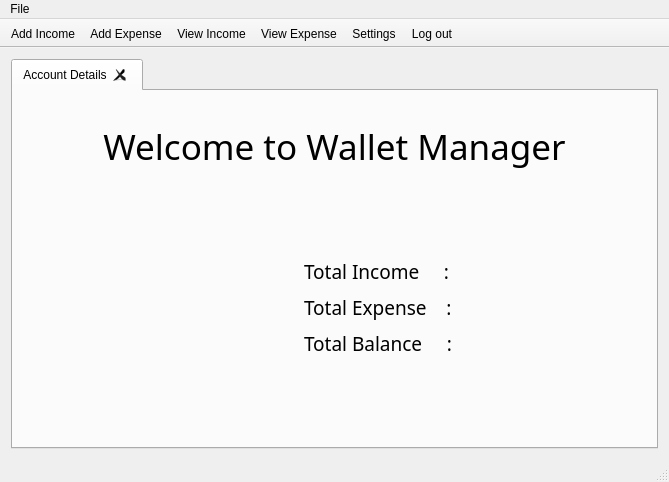
<?xml version="1.0" encoding="UTF-8"?>
<ui version="4.0">
 <class>MainWindow</class>
 <widget class="QMainWindow" name="MainWindow">
  <property name="geometry">
   <rect>
    <x>0</x>
    <y>0</y>
    <width>669</width>
    <height>482</height>
   </rect>
  </property>
  <property name="windowTitle">
   <string>Wallet Manager</string>
  </property>
  <property name="windowIcon">
   <iconset resource="images.qrc">
    <normaloff>:/images/other/get-money.png</normaloff>:/images/other/get-money.png</iconset>
  </property>
  <widget class="QWidget" name="centralWidget">
   <layout class="QGridLayout" name="gridLayout_4">
    <item row="0" column="0">
     <widget class="QTabWidget" name="tabWidget">
      <property name="enabled">
       <bool>true</bool>
      </property>
      <property name="currentIndex">
       <number>0</number>
      </property>
      <property name="tabsClosable">
       <bool>true</bool>
      </property>
      <widget class="QWidget" name="tab">
       <attribute name="title">
        <string>Account Details</string>
       </attribute>
       <layout class="QGridLayout" name="gridLayout">
        <item row="6" column="1">
         <spacer name="verticalSpacer">
          <property name="orientation">
           <enum>Qt::Vertical</enum>
          </property>
          <property name="sizeHint" stdset="0">
           <size>
            <width>20</width>
            <height>61</height>
           </size>
          </property>
         </spacer>
        </item>
        <item row="4" column="1" rowspan="2">
         <layout class="QGridLayout" name="gridLayout_2">
          <property name="leftMargin">
           <number>0</number>
          </property>
          <property name="rightMargin">
           <number>100</number>
          </property>
          <item row="0" column="0">
           <layout class="QVBoxLayout" name="verticalLayout">
            <property name="leftMargin">
             <number>0</number>
            </property>
            <property name="rightMargin">
             <number>0</number>
            </property>
            <item>
             <layout class="QHBoxLayout" name="horizontalLayout_2">
              <item>
               <widget class="QLabel" name="lbLIncome">
                <property name="minimumSize">
                 <size>
                  <width>110</width>
                  <height>30</height>
                 </size>
                </property>
                <property name="font">
                 <font>
                  <family>Calibri Light</family>
                  <pointsize>14</pointsize>
                 </font>
                </property>
                <property name="text">
                 <string>Total Income     : </string>
                </property>
               </widget>
              </item>
              <item>
               <widget class="QLabel" name="lblIncomeAmount">
                <property name="minimumSize">
                 <size>
                  <width>70</width>
                  <height>30</height>
                 </size>
                </property>
                <property name="font">
                 <font>
                  <family>Calibri Light</family>
                  <pointsize>14</pointsize>
                 </font>
                </property>
                <property name="styleSheet">
                 <string notr="true">color:rgb(0, 170, 0)</string>
                </property>
                <property name="text">
                 <string/>
                </property>
               </widget>
              </item>
             </layout>
            </item>
            <item>
             <layout class="QHBoxLayout" name="horizontalLayout_3">
              <item>
               <widget class="QLabel" name="lblExpense">
                <property name="minimumSize">
                 <size>
                  <width>110</width>
                  <height>30</height>
                 </size>
                </property>
                <property name="font">
                 <font>
                  <family>Calibri Light</family>
                  <pointsize>14</pointsize>
                 </font>
                </property>
                <property name="text">
                 <string>Total Expense    : </string>
                </property>
               </widget>
              </item>
              <item>
               <widget class="QLabel" name="lblExpenseAmount">
                <property name="minimumSize">
                 <size>
                  <width>70</width>
                  <height>30</height>
                 </size>
                </property>
                <property name="font">
                 <font>
                  <family>Calibri Light</family>
                  <pointsize>14</pointsize>
                 </font>
                </property>
                <property name="styleSheet">
                 <string notr="true">color: rgb(255, 0, 0);</string>
                </property>
                <property name="text">
                 <string/>
                </property>
               </widget>
              </item>
             </layout>
            </item>
            <item>
             <layout class="QHBoxLayout" name="horizontalLayout_4">
              <item>
               <widget class="QLabel" name="lblBalance">
                <property name="minimumSize">
                 <size>
                  <width>110</width>
                  <height>30</height>
                 </size>
                </property>
                <property name="font">
                 <font>
                  <family>Calibri Light</family>
                  <pointsize>14</pointsize>
                 </font>
                </property>
                <property name="text">
                 <string>Total Balance     :</string>
                </property>
               </widget>
              </item>
              <item>
               <widget class="QLabel" name="lblBalanceAmount">
                <property name="minimumSize">
                 <size>
                  <width>70</width>
                  <height>30</height>
                 </size>
                </property>
                <property name="font">
                 <font>
                  <family>Calibri Light</family>
                  <pointsize>14</pointsize>
                 </font>
                </property>
                <property name="text">
                 <string/>
                </property>
               </widget>
              </item>
             </layout>
            </item>
           </layout>
          </item>
         </layout>
        </item>
        <item row="0" column="0" rowspan="3" colspan="4">
         <layout class="QHBoxLayout" name="horizontalLayout">
          <property name="leftMargin">
           <number>0</number>
          </property>
          <property name="topMargin">
           <number>20</number>
          </property>
          <item>
           <spacer name="horizontalSpacer_2">
            <property name="orientation">
             <enum>Qt::Horizontal</enum>
            </property>
            <property name="sizeHint" stdset="0">
             <size>
              <width>40</width>
              <height>20</height>
             </size>
            </property>
           </spacer>
          </item>
          <item>
           <widget class="QLabel" name="label_2">
            <property name="font">
             <font>
              <family>MS Reference Sans Serif</family>
              <pointsize>26</pointsize>
              <weight>50</weight>
              <bold>false</bold>
             </font>
            </property>
            <property name="text">
             <string>Welcome to Wallet Manager</string>
            </property>
            <property name="alignment">
             <set>Qt::AlignCenter</set>
            </property>
           </widget>
          </item>
          <item>
           <spacer name="horizontalSpacer_4">
            <property name="orientation">
             <enum>Qt::Horizontal</enum>
            </property>
            <property name="sizeHint" stdset="0">
             <size>
              <width>40</width>
              <height>20</height>
             </size>
            </property>
           </spacer>
          </item>
         </layout>
        </item>
        <item row="3" column="0">
         <spacer name="verticalSpacer_2">
          <property name="orientation">
           <enum>Qt::Vertical</enum>
          </property>
          <property name="sizeHint" stdset="0">
           <size>
            <width>20</width>
            <height>40</height>
           </size>
          </property>
         </spacer>
        </item>
        <item row="6" column="0">
         <spacer name="horizontalSpacer">
          <property name="orientation">
           <enum>Qt::Horizontal</enum>
          </property>
          <property name="sizeHint" stdset="0">
           <size>
            <width>40</width>
            <height>20</height>
           </size>
          </property>
         </spacer>
        </item>
        <item row="4" column="0" rowspan="2">
         <widget class="QLabel" name="label">
          <property name="sizePolicy">
           <sizepolicy hsizetype="Expanding" vsizetype="Expanding">
            <horstretch>0</horstretch>
            <verstretch>0</verstretch>
           </sizepolicy>
          </property>
          <property name="text">
           <string/>
          </property>
          <property name="pixmap">
           <pixmap resource="images.qrc">:/images/other/wallet.png</pixmap>
          </property>
          <property name="alignment">
           <set>Qt::AlignCenter</set>
          </property>
         </widget>
        </item>
       </layout>
      </widget>
     </widget>
    </item>
   </layout>
  </widget>
  <widget class="QMenuBar" name="menuBar">
   <property name="geometry">
    <rect>
     <x>0</x>
     <y>0</y>
     <width>669</width>
     <height>21</height>
    </rect>
   </property>
   <widget class="QMenu" name="menuFile">
    <property name="title">
     <string>File</string>
    </property>
    <addaction name="actionSettings"/>
    <addaction name="actionLog_out"/>
   </widget>
   <addaction name="menuFile"/>
  </widget>
  <widget class="QToolBar" name="mainToolBar">
   <property name="contextMenuPolicy">
    <enum>Qt::NoContextMenu</enum>
   </property>
   <property name="windowTitle">
    <string>Wallet Manager</string>
   </property>
   <property name="layoutDirection">
    <enum>Qt::LeftToRight</enum>
   </property>
   <property name="autoFillBackground">
    <bool>false</bool>
   </property>
   <property name="movable">
    <bool>false</bool>
   </property>
   <property name="toolButtonStyle">
    <enum>Qt::ToolButtonTextBesideIcon</enum>
   </property>
   <attribute name="toolBarArea">
    <enum>TopToolBarArea</enum>
   </attribute>
   <attribute name="toolBarBreak">
    <bool>false</bool>
   </attribute>
   <addaction name="actionAdd_Income"/>
   <addaction name="actionAdd_Expense"/>
   <addaction name="actionView_Income"/>
   <addaction name="actionView_Expense"/>
   <addaction name="actionSettings"/>
   <addaction name="actionLog_out"/>
  </widget>
  <widget class="QStatusBar" name="statusBar"/>
  <action name="actionAdd_Income">
   <property name="icon">
    <iconset>
     <normalon>:/images/icons/i_green_plus.png</normalon>
    </iconset>
   </property>
   <property name="text">
    <string>Add Income</string>
   </property>
   <property name="toolTip">
    <string>Add Income Transaction</string>
   </property>
   <property name="shortcut">
    <string>Ctrl+I</string>
   </property>
  </action>
  <action name="actionAdd_Expense">
   <property name="checkable">
    <bool>false</bool>
   </property>
   <property name="enabled">
    <bool>true</bool>
   </property>
   <property name="icon">
    <iconset>
     <normalon>:/images/icons/i_red_plus.png</normalon>
    </iconset>
   </property>
   <property name="text">
    <string>Add Expense</string>
   </property>
   <property name="toolTip">
    <string>Add Expense Transaction</string>
   </property>
   <property name="shortcut">
    <string>Ctrl+E</string>
   </property>
   <property name="visible">
    <bool>true</bool>
   </property>
   <property name="iconVisibleInMenu">
    <bool>true</bool>
   </property>
  </action>
  <action name="actionView_Income">
   <property name="icon">
    <iconset resource="images.qrc">
     <normaloff>:/images/icons/i_view_income.png</normaloff>:/images/icons/i_view_income.png</iconset>
   </property>
   <property name="text">
    <string>View Income</string>
   </property>
   <property name="toolTip">
    <string>View Income</string>
   </property>
   <property name="shortcut">
    <string>Ctrl+F</string>
   </property>
  </action>
  <action name="actionView_Expense">
   <property name="icon">
    <iconset>
     <normalon>:/images/icons/i_view_expense.png</normalon>
    </iconset>
   </property>
   <property name="text">
    <string>View Expense</string>
   </property>
   <property name="toolTip">
    <string>View Expense </string>
   </property>
   <property name="shortcut">
    <string>Ctrl+G</string>
   </property>
  </action>
  <action name="actionSettings">
   <property name="icon">
    <iconset>
     <normalon>:/images/icons/i_settings.png</normalon>
    </iconset>
   </property>
   <property name="text">
    <string>Settings</string>
   </property>
   <property name="toolTip">
    <string>Edit Settings</string>
   </property>
   <property name="shortcut">
    <string>Ctrl+S</string>
   </property>
  </action>
  <action name="actionLog_out">
   <property name="icon">
    <iconset resource="images.qrc">
     <normaloff>:/images/icons/i_log-out.png</normaloff>:/images/icons/i_log-out.png</iconset>
   </property>
   <property name="text">
    <string>Log out</string>
   </property>
   <property name="shortcut">
    <string>Ctrl+L</string>
   </property>
  </action>
 </widget>
 <layoutdefault spacing="6" margin="11"/>
 <resources>
  <include location="images.qrc"/>
 </resources>
 <connections/>
</ui>
